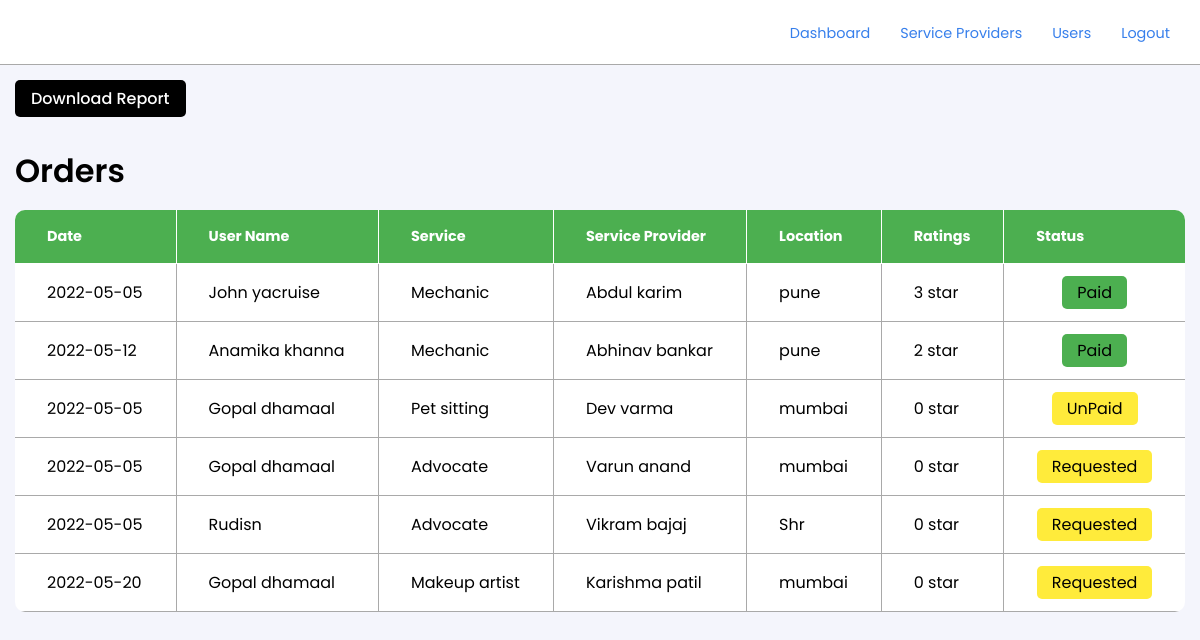
Before: /admin/orders.php (signed in) with the older database file.
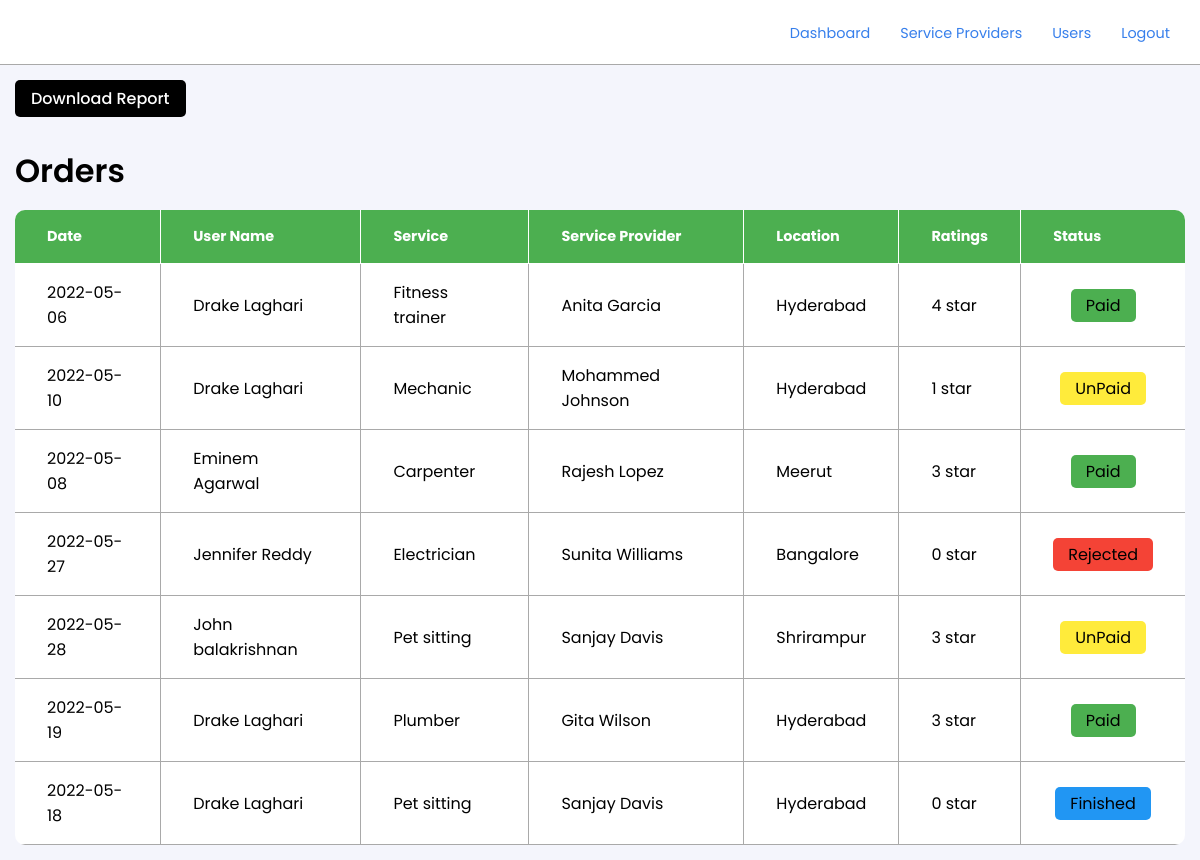
After: the same page with the newer database file.
### tables this page shows
CREATE TABLE `services` (
  `serv_id` int(11) NOT NULL,
  `usr_id` int(11) NOT NULL,
  `sp_id` int(11) NOT NULL,
  `sname` varchar(50) NOT NULL,
  `serv` varchar(50) NOT NULL,
  `uname` varchar(50) NOT NULL,
  `location` varchar(50) NOT NULL,
  `serv_status` varchar(50) NOT NULL,
  `ratings` int(11) NOT NULL,
  `rdate` date NOT NULL,
  `rtime` time NOT NULL
);

### admin/orders.php (the view, shortened to what this page needs)
<?php
     include ("../conn.php");
     mysqli_select_db($conn, 'infinity') or die(mysqli_error($conn));
     $unFIlteredSPData = mysqli_query($conn, "SELECT * FROM services");
     $spDataRows = mysqli_num_rows($unFIlteredSPData);
?>
<!DOCTYPE html>
<html lang="en">
<head>
    <link rel="stylesheet" href="../Assets/Styles/style.css?v=<?php echo time(); ?>">
</head>
<body>
    <nav class="glass">
        <a href="#home"><img src="../Assets/Images/infinityLoop2.gif" class="navImg" alt=""></a>
        <ul>
            <li><a href='./'>Dashboard</a></li>
            <li><a href='./service-providers.php'>Service Providers</a></li>
            <li><a href='./users.php'>Users</a></li>
            <li><a href='../logout.php'>Logout</a></li>
        </ul>
    </nav>
    <section class="mainSection adminDashboardMainDiv">
        <form method="POST">
            <button class="btn" name="download_report">Download Report</button>
        </form>
        <div class="adminTableMainDiv">
            <h2 class="adminTableHeading">Orders</h2>
            <table class="adminTable boxShadow1Hover">
                <thead class="boxShadow1Hover Paid">
                    <tr>
                        <th>Date</th>
                        <th>User Name</th>
                        <th>Service</th>
                        <th>Service Provider</th>
                        <th>Location</th>
                        <th>Ratings</th>
                        <th>Status</th>
                    </tr>
                </thead>
                <tbody>
                    <?php
                    if($spDataRows!=0){
                        while($allServices = mysqli_fetch_assoc($unFIlteredSPData)){
                    ?>
                        <tr>
                            <td><?php echo"$allServices[rdate]" ?></td>
                            <td><?php echo"$allServices[uname]" ?></td>
                            <td><?php echo"$allServices[serv]" ?></td>
                            <td><?php echo"$allServices[sname]" ?></td>
                            <td><?php echo"$allServices[location]" ?></td>
                            <td><?php echo"$allServices[ratings]" ?> star</td>
                            <td class="tableStatus"><span class="<?php echo"$allServices[serv_status]" ?>"><?php echo"$allServices[serv_status]" ?></span></td>
                        </tr>
                    <?php
                        }
                    }
                    ?>
                </tbody>
            </table>
        </div>
    </section>
</body>
</html>

### Assets/Styles/style.css (style rules this page uses)
* { padding: 0; margin: 0; box-sizing: border-box; font-family: "Poppins", sans-serif; transition: all 0.3s ease-in-out; }
:root { --primary-Color-Dark: black; --border-Color: #a9a9a9; --text-Color: #000; --main-Background-Color: #f4f5fc; --blue-Color: #005ce6c9; --primary-Color-Light: #ffff; --hover-Bg-Color: rgb(232, 232, 232); --mp-Large: 30px; --mp-Main: 15px; --mp-Secondary: 10px; --mp-Tertiary: 5px; }
.mainSection { padding: var(--mp-Main); }
h2 { font-size: 2rem; font-weight: 600; color: var(--text-Color); }
a { font-size: 0.9rem; text-decoration: none; color: var(--blue-Color); cursor: pointer; }
body { background-color: var(--main-Background-Color); }
html { scroll-behavior: smooth; }
.btn { padding: var(--mp-Tertiary) var(--mp-Main); font-size: 1rem; font-weight: 500; outline: none; cursor: pointer; border-radius: var(--mp-Tertiary); background-color: var(--primary-Color-Dark); color: var(--primary-Color-Light); border: 1px solid transparent; }
.glass { backdrop-filter: blur(16px) saturate(180%); -webkit-backdrop-filter: blur(16px) saturate(180%); }
nav { height: 65px; padding: var(--mp-Main) var(--mp-Large); border-bottom: 1px solid var(--border-Color); width: 100%; display: flex; align-items: center; justify-content: space-between; background-color: var(--primary-Color-Light); z-index: 100; }
.navImg { width: 35px; border-radius: var(--mp-Secondary); }
nav ul { display: flex; align-items: center; justify-content: center; }
nav ul li { list-style-type: none; margin-left: var(--mp-Large); border-radius: var(--mp-Tertiary); cursor: pointer; }
.Finished { background-color: #2196f3; }
.Paid { background-color: #4caf50; }
.Rejected { background-color: #f44336; }
.UnPaid { background-color: #ffeb3b; }
.adminTableMainDiv { display: flex; align-items: flex-start; justify-content: flex-start; flex-direction: column; overflow: scroll; width: 100%; }
.adminTableHeading { margin-bottom: var(--mp-Main); }
.adminTable { border-collapse: collapse; background-color: white; text-align: left; overflow: hidden; cursor: pointer; border-radius: var(--mp-Secondary); width: 100%; max-width: 100%; }
.adminTable thead { border-bottom: 1px solid var(--border-Color); color: var(--primary-Color-Light); }
.adminTable th { padding: 1rem 2rem; font-size: 0.9rem; border: 1px solid var(--primary-Color-Light); border-top: none; }
.adminTable th:first-child { border-left: none; }
.adminTable th:last-child { border-right: none; }
.adminTable td { padding: 1rem 2rem; border: 1px solid var(--border-Color); }
.adminTable .tableStatus span { padding: 5px 15px; border-radius: var(--mp-Tertiary); }
.adminTable .tableStatus { text-align: center; }
.adminTable td:first-child { border-left: none; }
.adminTable td:last-child { border-right: none; }
.adminDashboardMainDiv button { margin-bottom: var(--mp-Large); }
.Requested { background-color: #ffeb3b; }

Changed rows visible on the page:
removed services: rdate "2022-05-05", uname "John yacruise", serv "Mechanic", sname "Abdul karim", location "pune", ratings "3", serv_status "Paid"
removed services: rdate "2022-05-12", uname "Anamika khanna", serv "Mechanic", sname "Abhinav bankar", location "pune", ratings "2", serv_status "Paid"
removed services: rdate "2022-05-05", uname "Gopal dhamaal", serv "Pet sitting", sname "Dev varma", location "mumbai", ratings "0", serv_status "UnPaid"
removed services: rdate "2022-05-05", uname "Gopal dhamaal", serv "Advocate", sname "Varun anand", location "mumbai", ratings "0", serv_status "Requested"
removed services: rdate "2022-05-05", uname "Rudisn", serv "Advocate", sname "Vikram bajaj", location "Shr", ratings "0", serv_status "Requested"
removed services: rdate "2022-05-20", uname "Gopal dhamaal", serv "Makeup artist", sname "Karishma patil", location "mumbai", ratings "0", serv_status "Requested"
added services: rdate "2022-05-06", uname "Drake Laghari", serv "Fitness trainer", sname "Anita Garcia", location "Hyderabad", ratings "4", serv_status "Paid"
added services: rdate "2022-05-10", uname "Drake Laghari", serv "Mechanic", sname "Mohammed Johnson", location "Hyderabad", ratings "1", serv_status "UnPaid"
added services: rdate "2022-05-08", uname "Eminem Agarwal", serv "Carpenter", sname "Rajesh Lopez", location "Meerut", ratings "3", serv_status "Paid"
added services: rdate "2022-05-27", uname "Jennifer Reddy", serv "Electrician", sname "Sunita Williams", location "Bangalore", ratings "0", serv_status "Rejected"
added services: rdate "2022-05-28", uname "John balakrishnan", serv "Pet sitting", sname "Sanjay Davis", location "Shrirampur", ratings "3", serv_status "UnPaid"
added services: rdate "2022-05-19", uname "Drake Laghari", serv "Plumber", sname "Gita Wilson", location "Hyderabad", ratings "3", serv_status "Paid"
added services: rdate "2022-05-18", uname "Drake Laghari", serv "Pet sitting", sname "Sanjay Davis", location "Hyderabad", ratings "0", serv_status "Finished"
